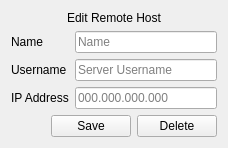
             <widget class="QWidget" name="hostedit_page">
              <layout class="QGridLayout" name="gridLayout_23">
               <item row="1" column="0">
                <layout class="QFormLayout" name="edit_serversettings_Layout">
                 <item row="2" column="1">
                  <widget class="QLineEdit" name="edit_serverip_lineEdit">
                   <property name="placeholderText">
                    <string>000.000.000.000</string>
                   </property>
                  </widget>
                 </item>
                 <item row="2" column="0">
                  <widget class="QLabel" name="edit_serverip_label">
                   <property name="text">
                    <string>IP Address</string>
                   </property>
                  </widget>
                 </item>
                 <item row="1" column="0">
                  <widget class="QLabel" name="edit_serverusername_label">
                   <property name="text">
                    <string>Username</string>
                   </property>
                  </widget>
                 </item>
                 <item row="0" column="0">
                  <widget class="QLabel" name="edit_servername_label">
                   <property name="text">
                    <string>Name</string>
                   </property>
                  </widget>
                 </item>
                 <item row="1" column="1">
                  <widget class="QLineEdit" name="edit_serverusername_lineEdit">
                   <property name="placeholderText">
                    <string>Server Username</string>
                   </property>
                  </widget>
                 </item>
                 <item row="0" column="1">
                  <widget class="QLineEdit" name="edit_servername_lineEdit">
                   <property name="placeholderText">
                    <string>Name</string>
                   </property>
                  </widget>
                 </item>
                </layout>
               </item>
               <item row="2" column="0">
                <layout class="QHBoxLayout" name="editsave_Layout">
                 <item>
                  <spacer name="horizontalSpacer_5">
                   <property name="orientation">
                    <enum>Qt::Horizontal</enum>
                   </property>
                   <property name="sizeHint" stdset="0">
                    <size>
                     <width>40</width>
                     <height>20</height>
                    </size>
                   </property>
                  </spacer>
                 </item>
                 <item>
                  <widget class="QPushButton" name="edit_serversave_button">
                   <property name="text">
                    <string>Save</string>
                   </property>
                  </widget>
                 </item>
                 <item>
                  <widget class="QPushButton" name="serverdelete_button">
                   <property name="text">
                    <string>Delete</string>
                   </property>
                  </widget>
                 </item>
                </layout>
               </item>
               <item row="0" column="0">
                <layout class="QGridLayout" name="edit_remotehostlabel_Layout">
                 <item row="0" column="0">
                  <widget class="QLabel" name="edit_remotehost_label">
                   <property name="text">
                    <string>Edit Remote Host</string>
                   </property>
                   <property name="alignment">
                    <set>Qt::AlignCenter</set>
                   </property>
                  </widget>
                 </item>
                </layout>
               </item>
              </layout>
             </widget>
